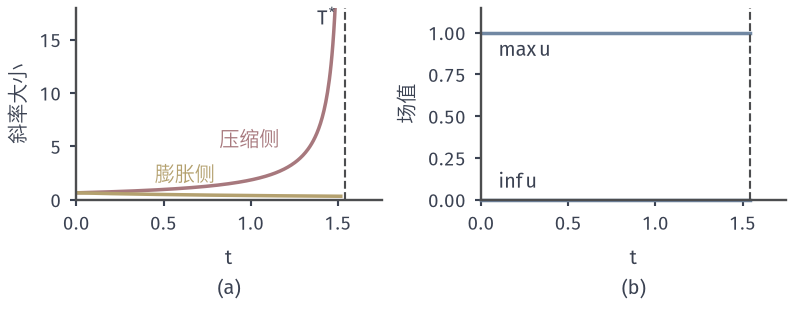

Recreate this plot in Python.
from pathlib import Path
import sys
ROOT = next(p for p in Path(__file__).resolve().parents if (p/'build.sh').is_file() and (p/'tex/book.tex').is_file())
sys.path.insert(0, str(ROOT/'figures/06-differential-equations/02-partial-differential-equations/matplotlib/cons-common'))
from cons_common import *
# Target: gradients blow up at T* on the compressive side while values stay in [0,1]; expansive side decays.
fig, axs = figure(width_mm=112, height_mm=44, ncols=2)
x0=np.linspace(-20,20,400001); du=dbump(x0)
t=np.linspace(0,TSTAR*.985,300)
mn=np.array([np.max(-du/(1+tt*du)) for tt in t]); mx=np.array([np.max(du/(1+tt*du)) for tt in t])
ax=axs[0]; style(ax); ax.plot(t,mn,color=RED,lw=1.4); ax.plot(t,mx,color=YELLOW,lw=1.4)
ax.axvline(TSTAR,color=LINE,lw=.85,ls='--'); ax.text(TSTAR-.05,16.4,'$T^{*}$',ha='right')
ax.text(.82,5.0,'压缩侧',color=RED); ax.text(.45,1.7,'膨胀侧',color=YELLOW)
ax.set_xlim(0,1.75); ax.set_ylim(0,18); ax.set_ylabel('斜率大小'); sub(ax,'a','$t$')
ax=axs[1]; style(ax); ax.plot([0,TSTAR],[1,1],color=BLUE,lw=1.4); ax.plot([0,TSTAR],[0,0],color=BLUE,lw=1.4,clip_on=False)
ax.axvline(TSTAR,color=LINE,lw=.85,ls='--'); ax.text(.1,.86,'$\\max u$'); ax.text(.1,.07,'$\\inf u$')
ax.set_xlim(0,1.75); ax.set_ylim(0,1.15); ax.set_ylabel('场值'); sub(ax,'b','$t$')
save(fig, HERE(__file__), 'figure', {'formula':'max over x0 of -+u0prime/(1+t u0prime)'})
